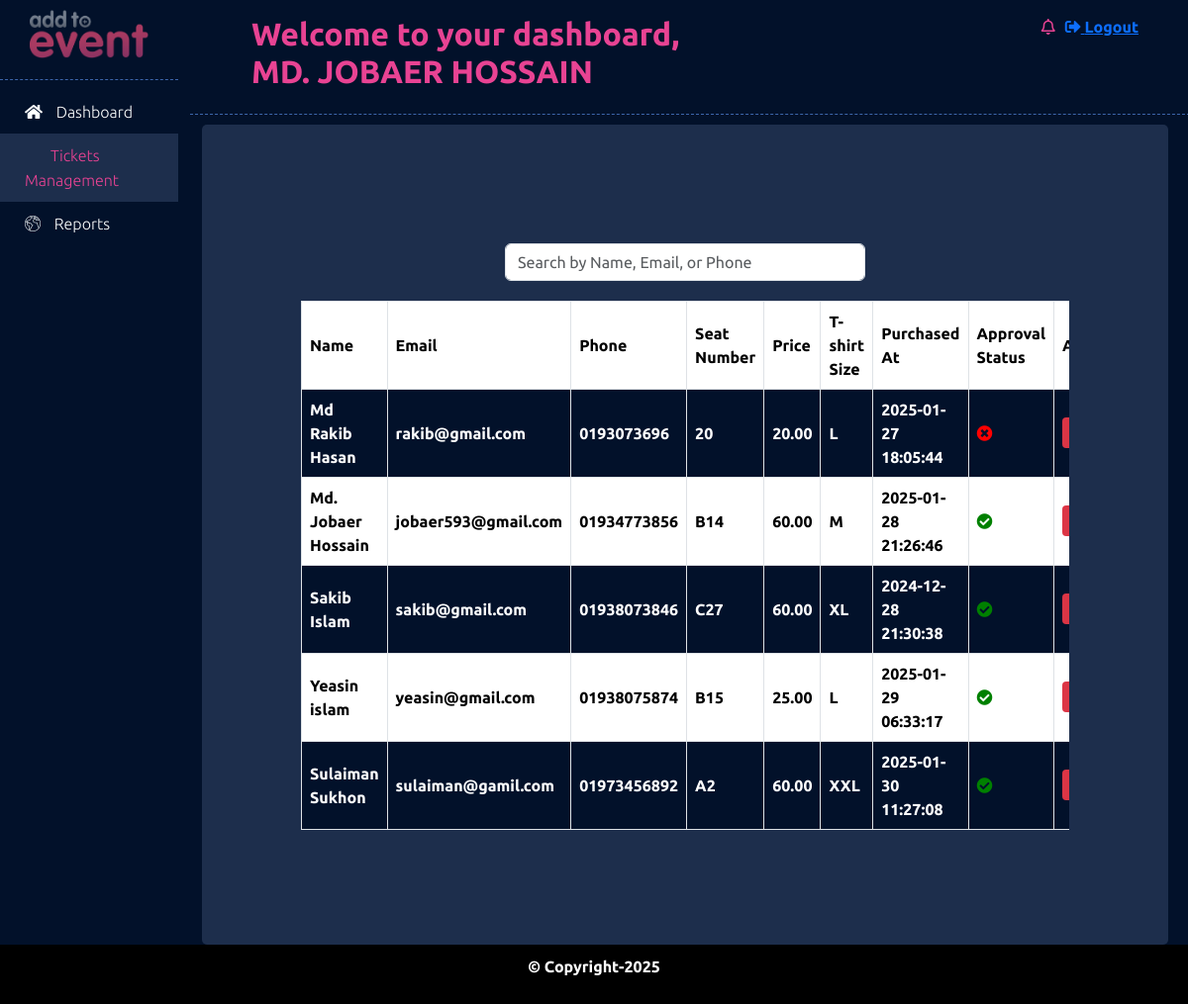
The page /tickets_management.php (signed in) on the database its author committed.
### tables this page shows
CREATE TABLE `ticket` (
  `ticket_id` int(11) NOT NULL,
  `event_id` int(11) NOT NULL,
  `seat_number` varchar(20) DEFAULT NULL,
  `price` decimal(10,2) NOT NULL,
  `tshirt_size` enum('S','M','L','XL','XXL') NOT NULL,
  `purchased_at` timestamp NOT NULL DEFAULT current_timestamp(),
  `approval_status` enum('approved','rejected','pending') DEFAULT 'pending',
  `user_name` varchar(255) DEFAULT NULL,
  `user_email` varchar(255) DEFAULT NULL,
  `user_phone` varchar(15) DEFAULT NULL
);

### tickets_management.php (the view, shortened to what this page needs)
<?php
$db = new Database();
$pdo = $db->getConnection();
$page = isset($_GET['page']) ? (int)$_GET['page'] : 1;
$search = isset($_GET['search']) ? $_GET['search'] : '';
$offset = ($page - 1) * ROWS_PER_PAGE;
$query = "
    SELECT
        ticket_id, event_id, seat_number, price, tshirt_size, purchased_at, approval_status,
        user_name, user_email, user_phone
    FROM ticket
    WHERE user_name LIKE :search OR user_email LIKE :search OR user_phone LIKE :search
    LIMIT :offset, :limit";
$stmt = $pdo->prepare($query);
$stmt->bindValue(':search', '%' . $search . '%', PDO::PARAM_STR);
$stmt->bindValue(':offset', $offset, PDO::PARAM_INT);
$stmt->bindValue(':limit', ROWS_PER_PAGE, PDO::PARAM_INT);
$stmt->execute();
$tickets = $stmt->fetchAll(PDO::FETCH_ASSOC);
 ?>
    <div class="row search-bar">
        <div class="col-md-6 offset-md-3">
            <input type="text" id="search-input" class="form-control" placeholder="Search by Name, Email, or Phone" value="<?php echo htmlspecialchars($search); ?>">
        </div>
    </div>
    <div class="table-responsive">
        <table class="table table-bordered table-striped" id="ticketTable">
            <thead class="thead-dark">
                <tr>
                    <th>Name</th>
                    <th>Email</th>
                    <th>Phone</th>
                    <th>Seat Number</th>
                    <th>Price</th>
                    <th>T-shirt Size</th>
                    <th>Purchased At</th>
                    <th>Approval Status</th>
                    <th>Actions</th>
                </tr>
            </thead>
            <tbody>
                <?php
                foreach ($tickets as $ticket) {
                    echo "<tr id='ticket-row-{$ticket['ticket_id']}'>
                            <td>{$ticket['user_name']}</td>
                            <td>{$ticket['user_email']}</td>
                            <td>{$ticket['user_phone']}</td>
                            <td>{$ticket['seat_number']}</td>
                            <td>{$ticket['price']}</td>
                            <td>{$ticket['tshirt_size']}</td>
                            <td>{$ticket['purchased_at']}</td>
                            <td>
                                <span class='status-{$ticket['ticket_id']}'>
                                    " . ($ticket['approval_status'] == 'approved' ? "<i class='fas fa-check-circle approved-icon'></i>" :
                                          ($ticket['approval_status'] == 'rejected' ? "<i class='fas fa-times-circle rejected-icon'></i>" : "<i class='fas fa-clock'></i>")) . "
                                </span>
                            </td>
                            <td>
                                " . ($ticket['approval_status'] == 'pending' ? "<button class='btn btn-approve btn-sm' onclick='approveTicket({$ticket['ticket_id']})'>Approve</button>" : "") . "
                                <button class='btn btn-reject btn-sm' onclick='rejectTicket({$ticket['ticket_id']})'>Reject</button>
                            </td>
                        </tr>";
                }
                ?>
            </tbody>
        </table>
    </div>
									</div>
								</div>
						</div>
					</div>
			</div>
		</div>
		</div>
	</section>

### style.css (style rules this page uses)
body { width: 100%; display: block; font-family: "Ubuntu", serif; font-weight: 700; font-style: normal; }
.table-striped > tbody > tr:nth-of-type(odd) { --bs-table-striped-bg: #02112a !important; --bs-table-striped-color: #ffffff; }
.table-striped > tbody > tr:nth-of-type(even) { background-color: #30336b !important; }
.table-responsive { margin-top: 20px; }
.table th, .table td { vertical-align: middle; }
.btn-reject { background-color: #dc3545; color: white; }
.search-bar { margin: 20px 0; }
.approved-icon { color: green; }
.rejected-icon { color: red; }

### rows shown on the page
ticket: user_name "Md Rakib Hasan", user_email "rakib@gmail.com", user_phone "0193073696", seat_number "20", price "20.00", tshirt_size "L", purchased_at "2025-01-27 18:05:44", approval_status "rejected" (drawn)
ticket: user_name "Md. Jobaer Hossain", user_email "jobaer593@gmail.com", user_phone "01934773856", seat_number "B14", price "60.00", tshirt_size "M", purchased_at "2025-01-28 21:26:46", approval_status "approved" (drawn)
ticket: user_name "Sakib Islam", user_email "sakib@gmail.com", user_phone "01938073846", seat_number "C27", price "60.00", tshirt_size "XL", purchased_at "2024-12-28 21:30:38", approval_status "approved" (drawn)
ticket: user_name "Yeasin islam", user_email "yeasin@gmail.com", user_phone "01938075874", seat_number "B15", price "25.00", tshirt_size "L", purchased_at "2025-01-29 06:33:17", approval_status "approved" (drawn)
ticket: user_name "Sulaiman Sukhon", user_email "sulaiman@gamil.com", user_phone "01973456892", seat_number "A2", price "60.00", tshirt_size "XXL", purchased_at "2025-01-30 11:27:08", approval_status "approved" (drawn)

### other values the page prints
$_SESSION['username'] "MD. JOBAER HOSSAIN"
